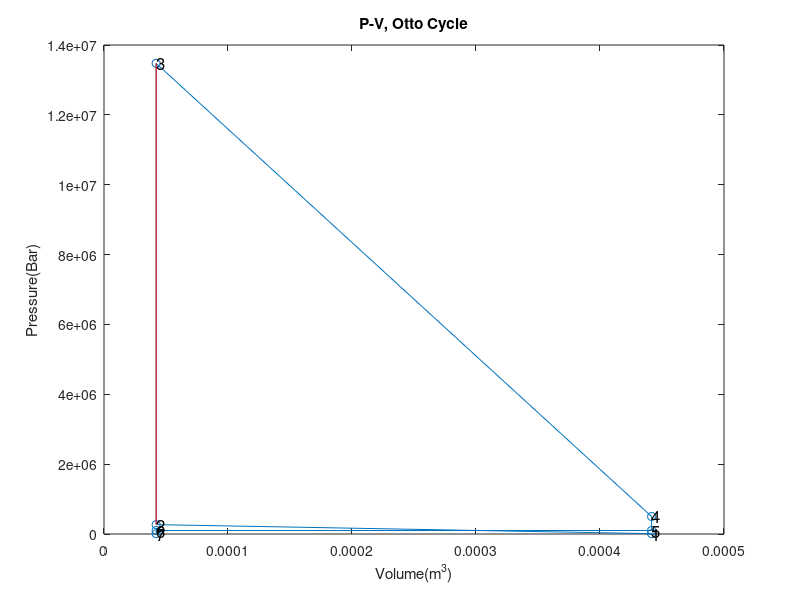
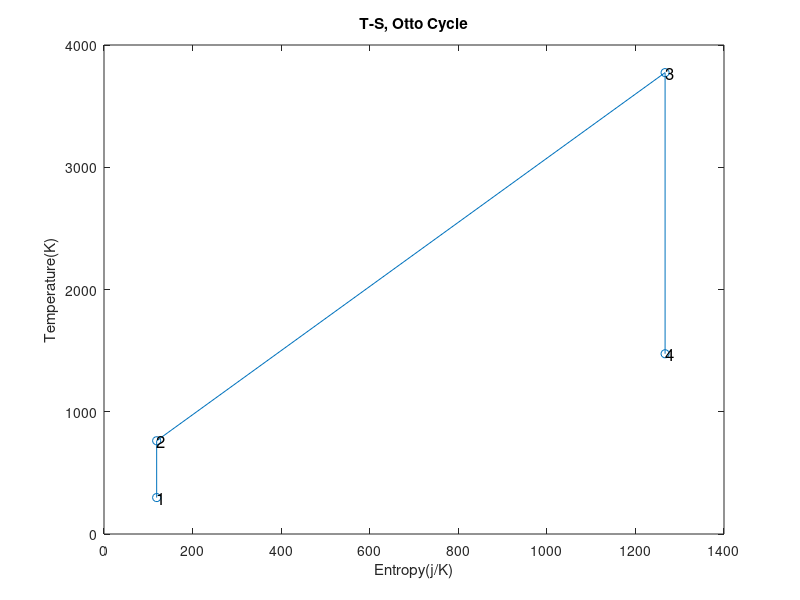
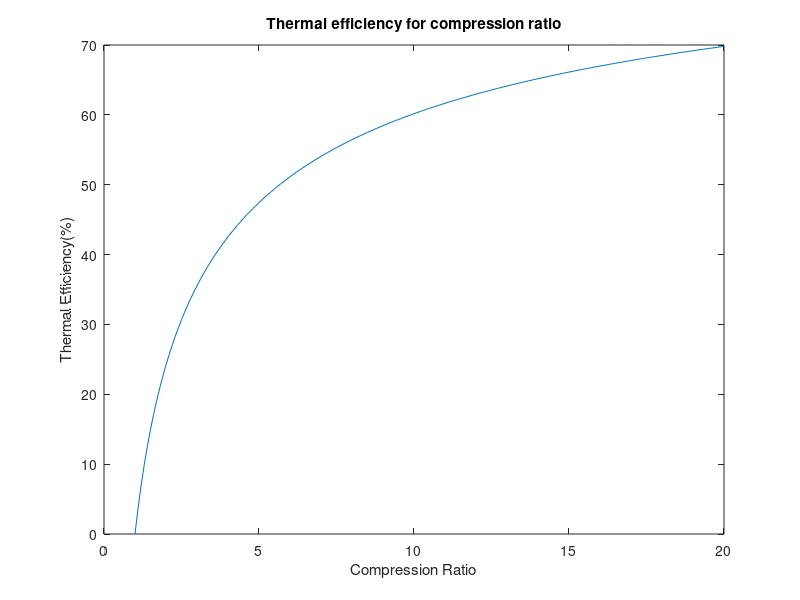

Here is the MATLAB script that generated these plots, in order:
clear  
close all
clc

% Inputs
% Engine Parameters
B = 77;                 % Bore(mm)
St = 85.8;              % Stroke(mm)
n_c = 4;                % Number of cylinders()
T_I = 40;               % Inlet air temperature(Deg c)
P_I = 0.918;            % Inlet air pressure(bar)(1*10^5pa)
V_E = 97;               % Volumetric Efficiency(%)
EOS = 6500;             % Engine Operating Speed(rev/min)
r_c = 10.5;             % Compression Ratio()

% Chemical Parameters
P_1 = 101325;                           % Starting Pressure(pa)
T_1 = 298;                              % Starting Temperature(K)
vs = (pi/4)*((B*10^-3)^2)*St*10^-3;     % Swept Volume(m^3)
vc = vs/(r_c-1);                        % Clearance Volume(m^3)
C_p = 1005;                             % Specific heat for constant volume(j/kg)
C_v = 718;                              % Specific heat for constant pressure(j/kg)
R = 287;                                % Gas constant of air(j/kgK)
y = C_p/C_v;                            % Specific heat ratio of air()
afr = 18.5;                             % Air to Fuel ratio()
Q_lhv = 40*10^6;                        % Lower heat value of Fuel(j/kg)

% Calculations
V_1 = vc+vs;
ma = (P_1*V_1)/(T_1*R);
mf = ma/afr;
Q_23 = Q_lhv*mf;
P_1 = 10000;
T_1 = 298;
V_1 = vs+vc;
V_2 = vc;
P_2 = P_1*(V_1/V_2)^y;
T_2 = T_1*(P_2/P_1)^((y-1)/y);
T_3 = (Q_23/(ma*C_v))+T_2;
P_3 = (ma*R*T_3)/vc;
V_3 = vc;
V_4 = vs+vc;
P_4 = P_3*(V_3/V_4)^y;
T_4 = (P_4*V_4)/(R*ma);
P_5 = 1*10^5;
V_5 = vs+vc;
T_5 = (P_5*V_5)/(ma*R);
P_6 = P_5;
V_6 = vc;
T_6 = (P_6*V_6)/(ma*R);
P_7 = P_1;
V_7 = vc;
T_7 = (P_7*V_7)/(ma*R);
T_E = (1-(1/(r_c^(y-1))))*100;      % Thermal Efficiency
S_0 = 6.86305;
S_1 = S_0+(C_p*log((60+273.15)/T_1));
S_2 = S_1;
S_23=S_2+(C_v*log((T_3-T_2)/T_2));          
S_3=S_2+(C_v*log(T_3/T_2));
S_4=S_3;
S_41=S_4+(C_v*log((T_1-T_4)/T_4));


% Plotting
% Matrix Generation
P = [P_1, P_2, P_3, P_4, P_5, P_6, P_7];
V = [V_1, V_2, V_3, V_4, V_5, V_6, V_7];
T = [T_1, T_2, T_3, T_4];
S = [S_1, S_2, S_3, S_4,];
c_r = 1:0.1:20;
Therm_E = (1-(1./(c_r.^(y-1))))*100;

% P-V Diagram
plot(V,P,'-o');
title('P-V, Otto Cycle')
ylabel('Pressure(Bar)')
xlabel('Volume(m^3)')
text(V_1, P_1, '1', 'Fontsize', 12)
text(V_2, P_2, '2', 'Fontsize', 12)
text(V_3, P_3, '3', 'Fontsize', 12)
text(V_4, P_4, '4', 'Fontsize', 12)
text(V_5, P_5, '5', 'Fontsize', 12)
text(V_6, P_6, '6', 'Fontsize', 12)
text(V_7, P_7, '7', 'Fontsize', 12)
Thermal_Efficiency = sprintf('%f',T_E);
hold on 

% Combustion Process
plot([V_2, V_3], [P_2, P_3],'r-')
hold off

% T-S Diagram
figure;
plot(S,T,'-o')
title('T-S, Otto Cycle')
ylabel('Temperature(K)')
xlabel('Entropy(j/K)')
text(S_1, T_1, '1', 'Fontsize', 12)
text(S_2, T_2, '2', 'Fontsize', 12)
text(S_3, T_3, '3', 'Fontsize', 12)
text(S_4, T_4, '4', 'Fontsize', 12)
  
% Thermal Efficiency vs Compression Ratio
figure;
plot(c_r,Therm_E)
% Labelling
title('Thermal efficiency for compression ratio')
ylabel('Thermal Efficiency(%)')
xlabel('Compression Ratio')

